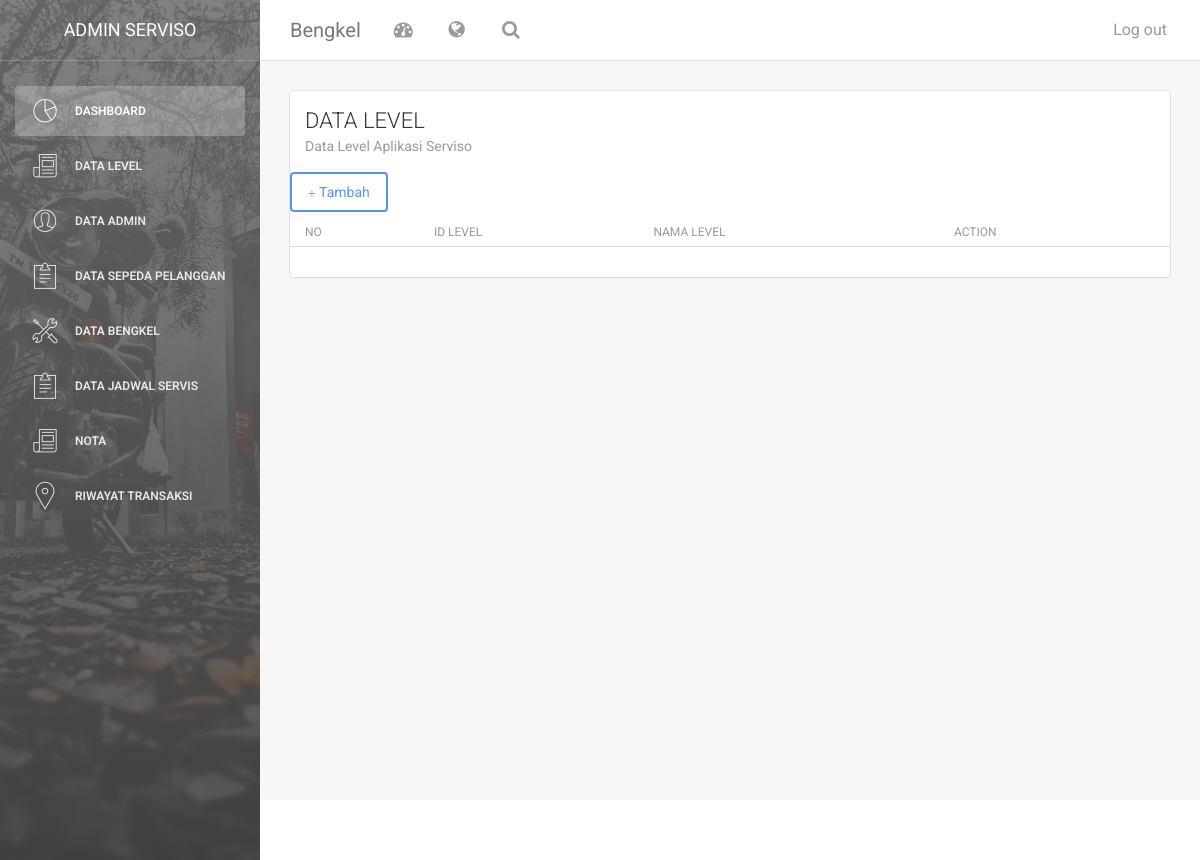
The app's page /index.php/level, older data.
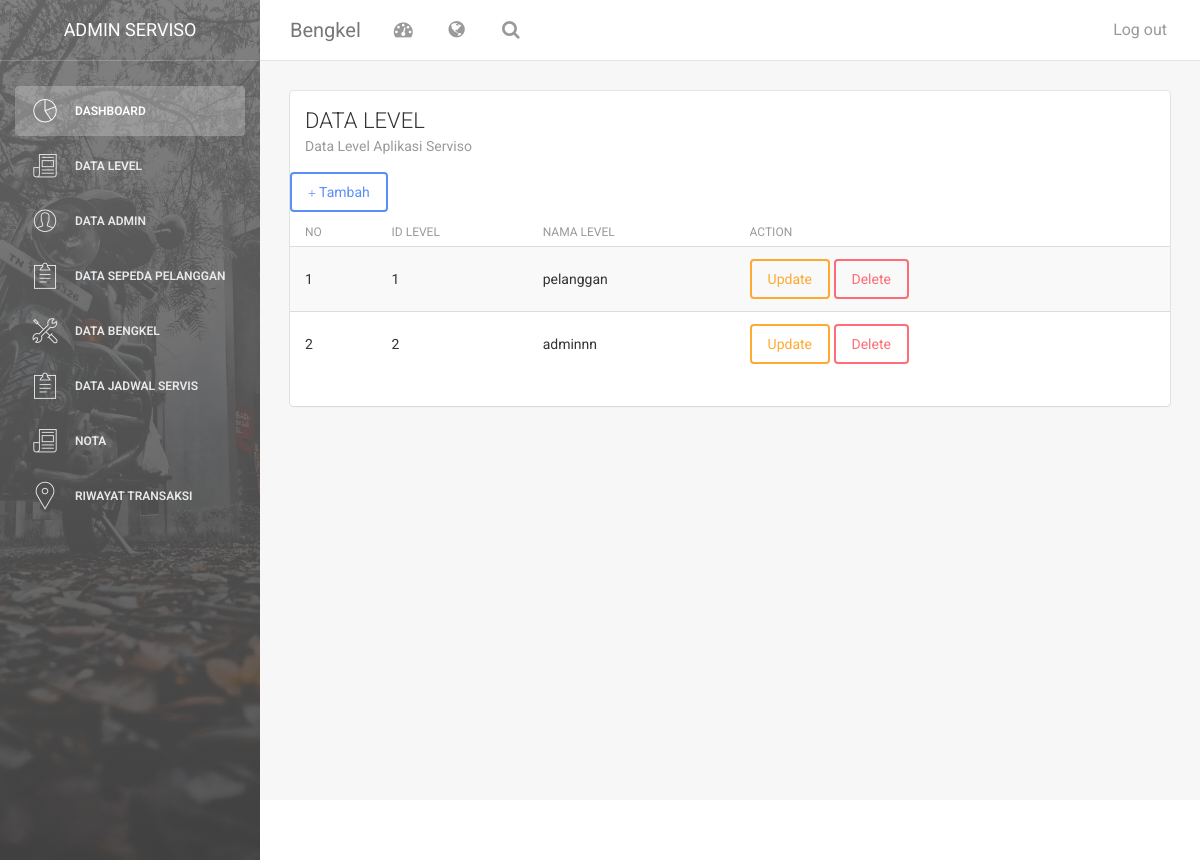
The same page, newer data.
### tables this page shows
CREATE TABLE `level` (
  `id_level` int(50) NOT NULL,
  `nama_level` varchar(100) NOT NULL
);

### application/controllers/level.php (called while the page is built, shortened)
<?php
class level extends CI_Controller {
        public function __construct()
        {
          $this->load->model('level_m');
          $this->load->library('form_validation');
      }
	public function index()
	{
        $data['konten']="level_v";
        $this->load->model('level_m');
        $data['arr']=$this->level_m->get_level();
        $this->load->view('dashboard',$data, FALSE);
        }
    }

### index.php (called while the page is built, shortened)
<?php
require_once BASEPATH.'core/CodeIgniter.php';

### application/models/level_m.php (called while the page is built, shortened)
<?php
class level_m extends CI_Model {
	public function get_level()
	{
	   $arr= $this->db->get('level')->result();
	   return $arr;
	}
}

### application/views/level_v.php (the view, shortened to what this page needs)
<div class="content">
            <div class="container-fluid">
                <div class="row">
                    <div class="col-md-12">
                        <div class="card">
                            <div class="header">
                                <h4 class="title">DATA LEVEL</h4>
                                <p class="category">Data Level Aplikasi Serviso</p>
                            </div>
                            <div class="content table-responsive table-full-width">
                                <table class="table table-hover table-striped">
                                <a href="#tambah" class="btn btn-primary" data-toggle="modal"><span class="glyphicon glyphicon-plus"></span> Tambah</a>
                                    <thead>
                                      <th>NO</th>
                                      <th>ID LEVEL</th>
                                    	<th>NAMA LEVEL</th>
                                        <th>ACTION</th>
                                    </thead>
                                    <?php
                                     $no=0;
                                 foreach ($arr as $dt_level) {
                                    $no++;
                                        echo '<tr>
                                <td>'.$no.'</td>
                                <td>'.$dt_level->id_level.'</td>
                                <td>'.$dt_level->nama_level.'</td>
                                <td><a href="#update_level" class="btn btn-warning" data-toggle="modal" onclick="tm_detail('.$dt_level->id_level.')">Update</a>
                                <a href="'.base_url('index.php/level/hapus_level/'.$dt_level->id_level).'" onclick="return confirm(\'anda yakin?\')" class="btn btn-danger">Delete</a></td>
                             </tr>';
                                }
                                ?>
                                </table>
    </div>
  </div>
</div>
                            </div>
                        </div>
                    </div>
                </div>
            </div>
        <footer class="footer">
            <div class="container-fluid">
                <nav class="pull-left">
                    <ul>
                        <li>
                            <a href="#">
                            </a>
                        </li>
                        <li>
                            <a href="#">
                            </a>
                        </li>
                        <li>
                            <a href="#">
                            </a>
                        </li>
                    </ul>
                </nav>
            </div>
        </footer>

Row changes from the older to the newer data that the page shows:
added level: id_level "1", nama_level "pelanggan"
added level: id_level "2", nama_level "adminnn"
